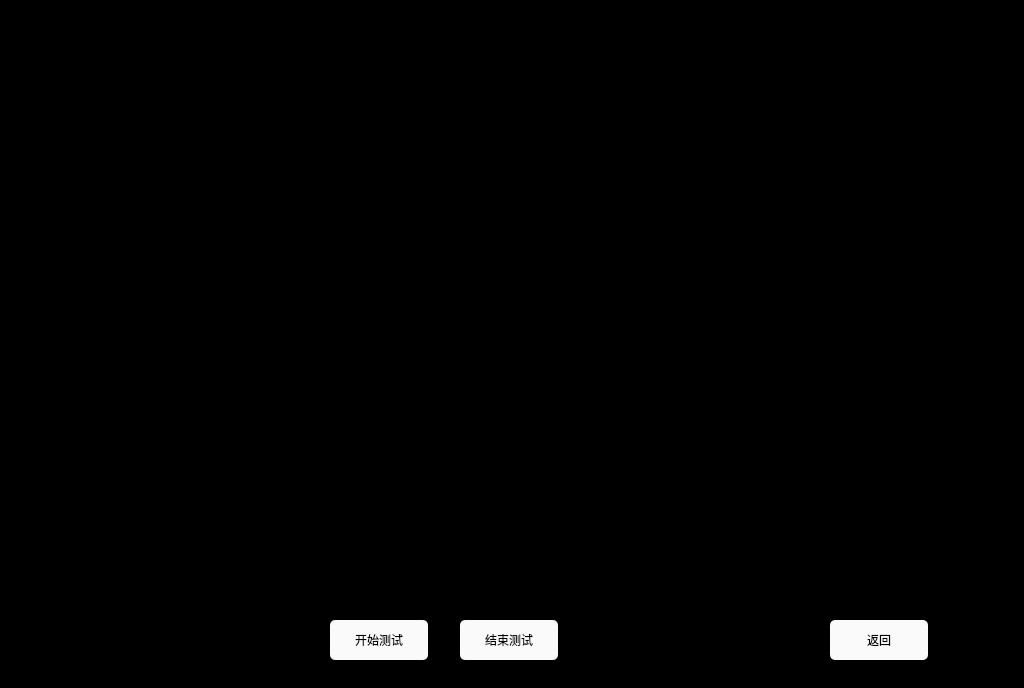
<?xml version="1.0" encoding="UTF-8"?>
<ui version="4.0">
 <class>SpeedTestPage</class>
 <widget class="QWidget" name="SpeedTestPage">
  <property name="geometry">
   <rect>
    <x>0</x>
    <y>0</y>
    <width>1024</width>
    <height>688</height>
   </rect>
  </property>
  <property name="windowTitle">
   <string>Form</string>
  </property>
  <property name="styleSheet">
   <string notr="true">QLabel
{
	color: white;
	border: 2px groove, gray;
    border-color: gray;
	font: 20px, &quot;SimHei&quot;;	
}

QWidget
{
	background-color: black;
}

QPushButton
{
	font: 20px, &quot;SimHei&quot;;
    color: black;
	background-color: rgb(250, 250, 250);
	border-radius: 5px;
}</string>
  </property>
  <widget class="QPushButton" name="btn_start">
   <property name="geometry">
    <rect>
     <x>330</x>
     <y>620</y>
     <width>98</width>
     <height>40</height>
    </rect>
   </property>
   <property name="text">
    <string>开始测试</string>
   </property>
  </widget>
  <widget class="QPushButton" name="btn_cease">
   <property name="geometry">
    <rect>
     <x>460</x>
     <y>620</y>
     <width>98</width>
     <height>40</height>
    </rect>
   </property>
   <property name="text">
    <string>结束测试</string>
   </property>
  </widget>
  <widget class="QPushButton" name="btn_back">
   <property name="geometry">
    <rect>
     <x>830</x>
     <y>620</y>
     <width>98</width>
     <height>40</height>
    </rect>
   </property>
   <property name="text">
    <string>返回</string>
   </property>
  </widget>
 </widget>
 <resources/>
 <connections/>
</ui>
